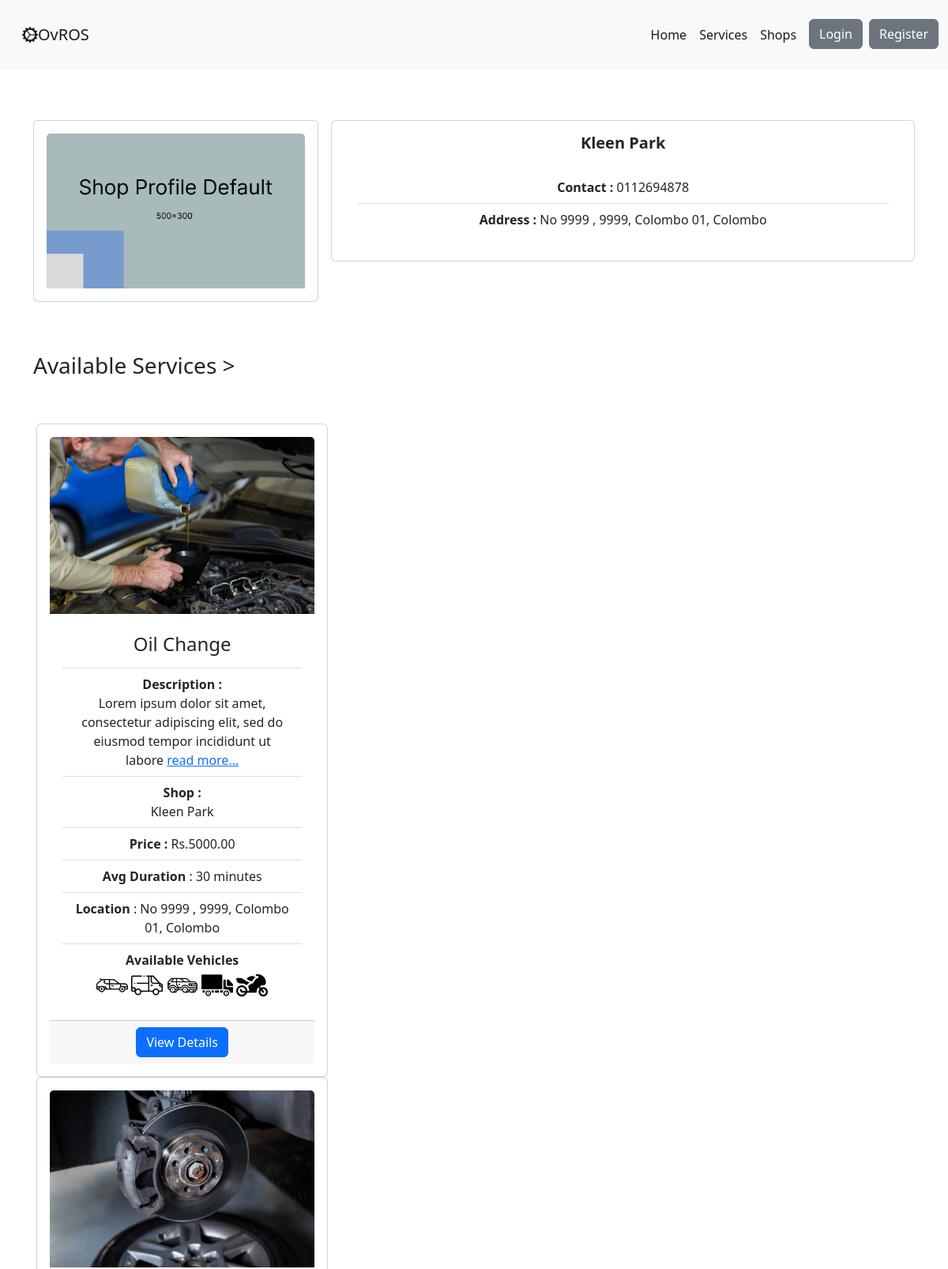
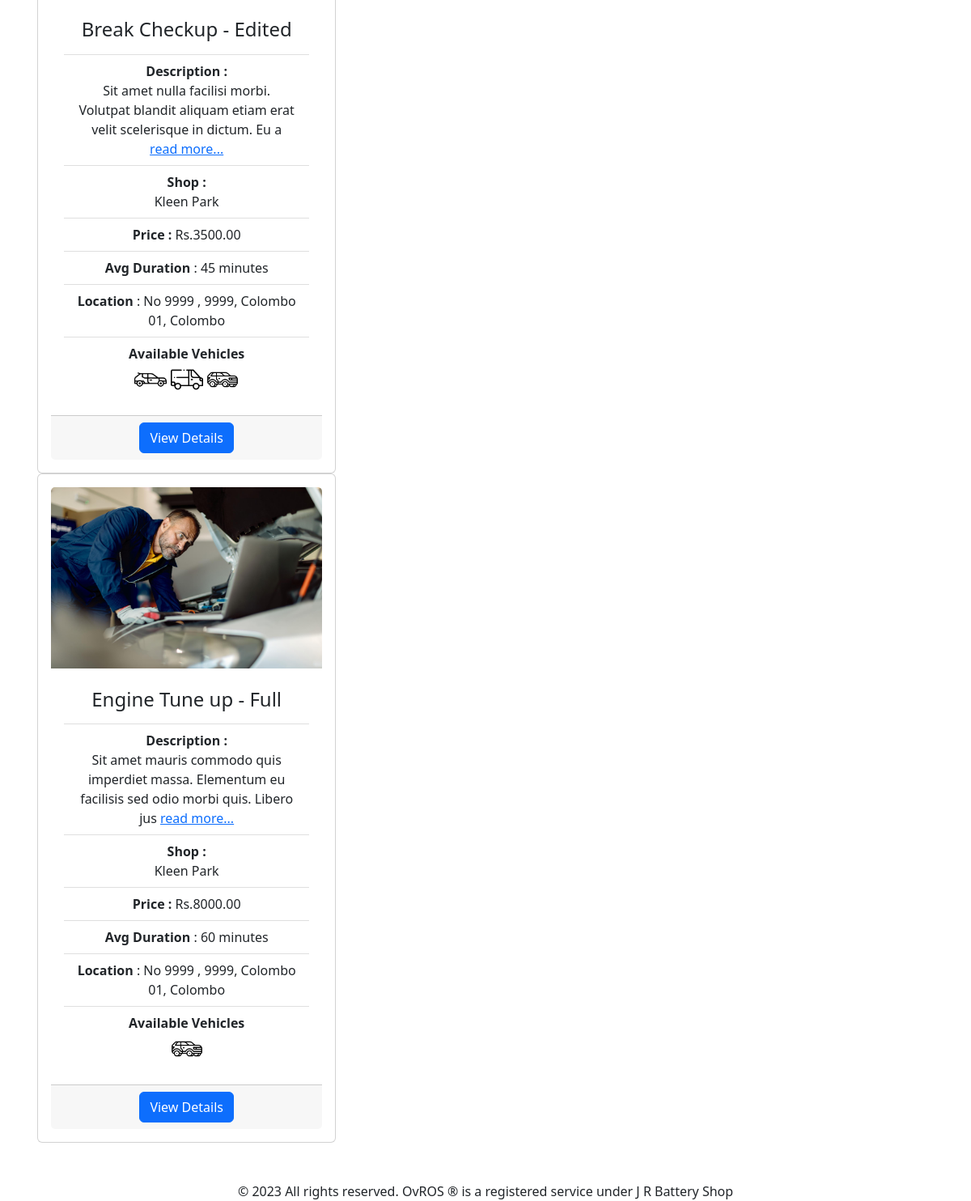
Page /shops/2 on the earlier database version (2 pictures, top to bottom).
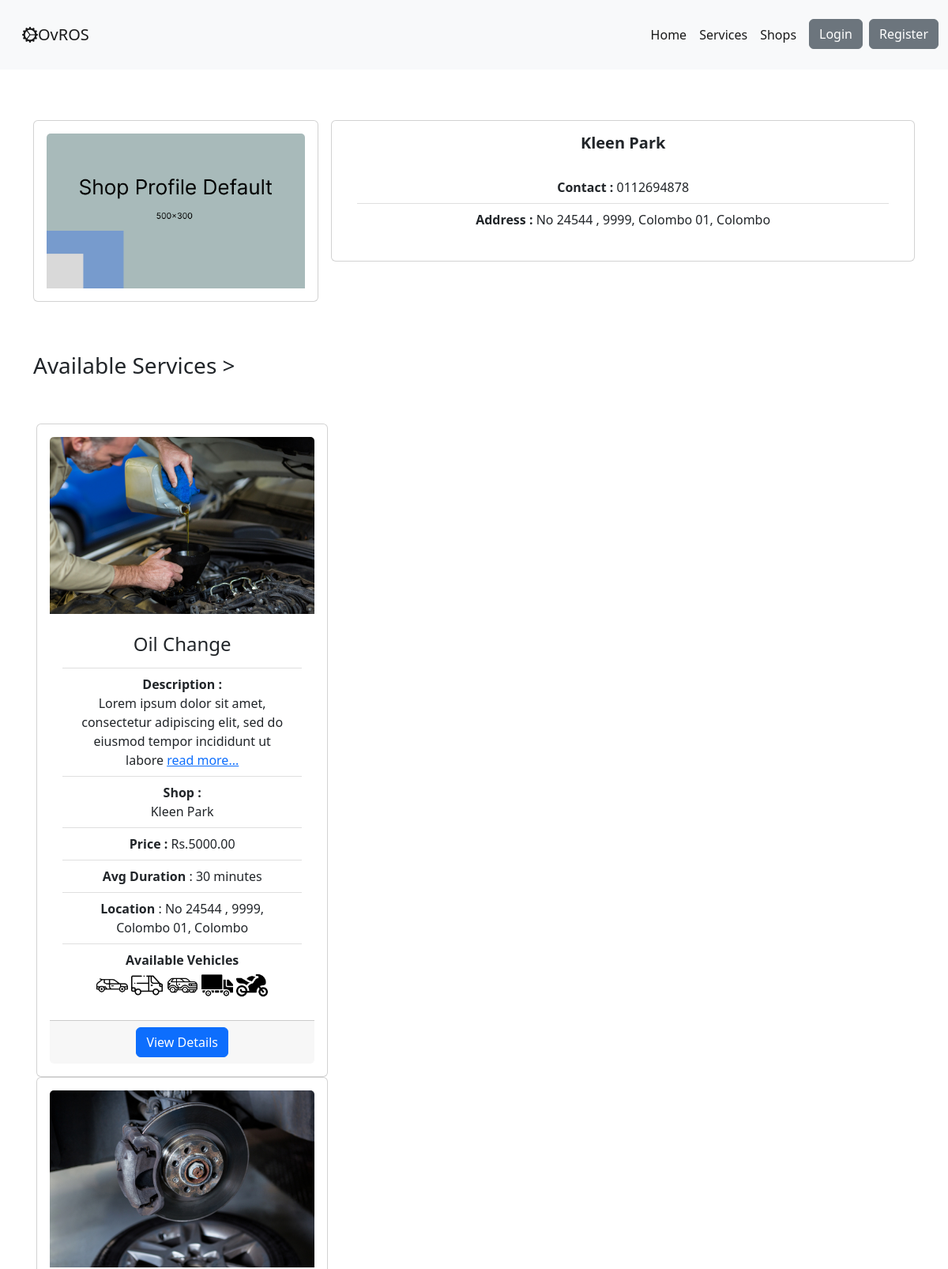
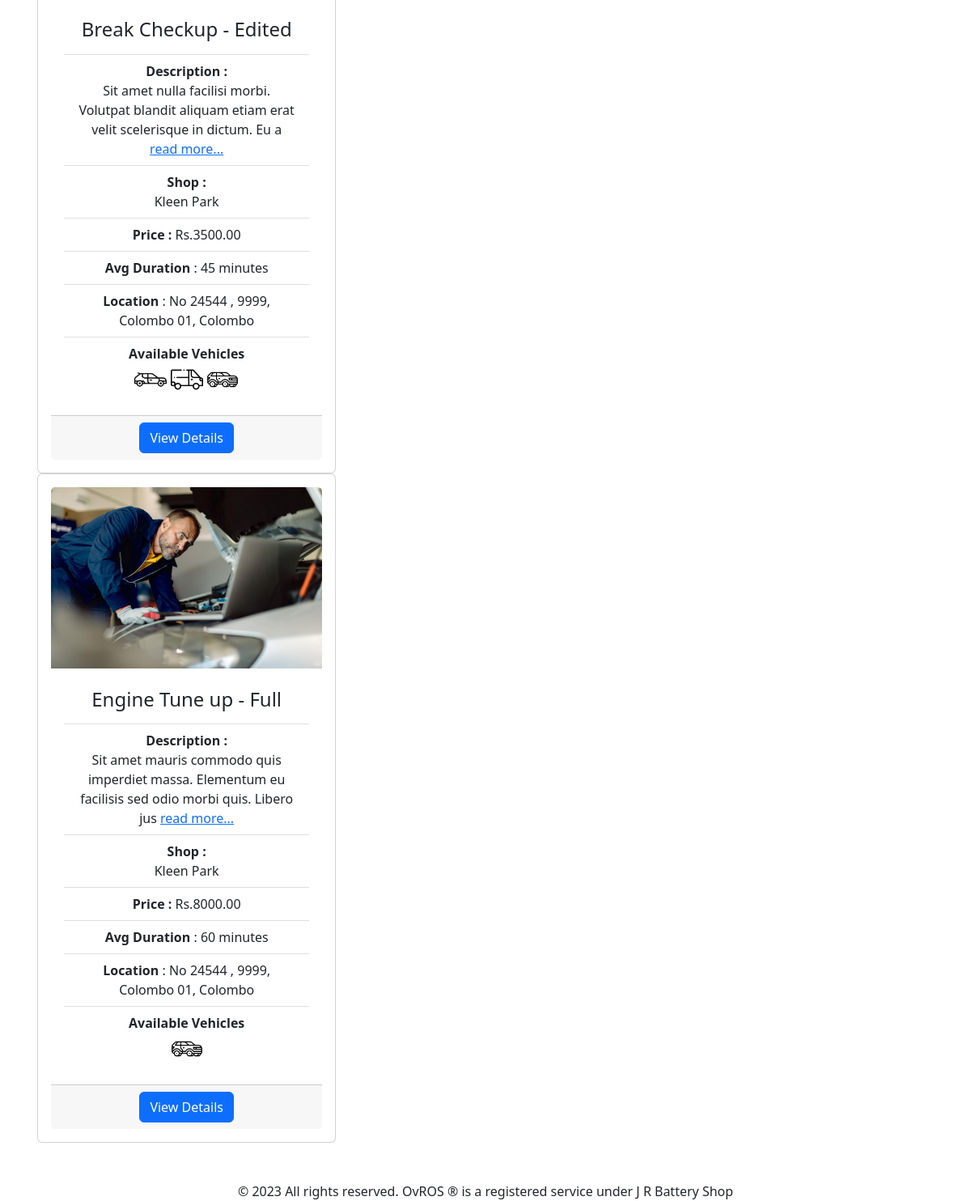
Same page on the later database version (2 pictures, top to bottom).
### ovros_user_module/models.py (models this page shows, shortened)
class ShopProfile(models.Model):
    user = models.OneToOneField(settings.AUTH_USER_MODEL, on_delete=models.CASCADE)
    user_role = models.CharField('Type', max_length=40, choices=Types.choices, default=Types.USER_SHOP)
    shop_name = models.CharField(max_length=100, help_text="Service Shop name")
    shop_profile_img = models.ImageField(upload_to='shops/profile_images', null=True, blank=True,
                                         default="shops/shop_profile_default.jpg")
    shop_address_no = models.CharField(
        max_length=200,
        help_text="Service Shop address Number",
    )
    shop_address_street = models.CharField(
        max_length=200,
        help_text="Service Shop address street",
    )
    shop_address_city = models.CharField(
        choices=DISTRICTS_CITY,
        max_length=200,
        help_text="Service Shop address city",
    )
    shop_address_district = models.CharField(
        choices=DISTRICTS,
        max_length=200,
        help_text="Service Shop address district",
    )
    shop_contact = models.CharField(max_length=10, help_text="eg: 07xxxxxxxx")
    shop_email = models.CharField(max_length=100, help_text="shop email address", blank=True)
    def get_full_address(self):
        return f'No {self.shop_address_no} , ' \
               f'{self.shop_address_street}, ' \
               f'{self.shop_address_city}, ' \
               f'{self.shop_address_district}'

### ovros_service_module/models.py (models this page shows, shortened)
class Service(models.Model):
    shop = models.ForeignKey(to=ShopProfile, on_delete=models.CASCADE)
    service_name = models.CharField(max_length=100)
    service_image = models.ImageField(upload_to='images/service_img', blank=True)
    service_description = models.CharField(max_length=500, default='', blank=True)
    service_price = models.DecimalField(max_digits=10, decimal_places=2)
    service_duration = models.CharField(max_length=5)
    is_for_car = models.BooleanField(verbose_name="Available for car", default=False)
    is_for_van = models.BooleanField(verbose_name="Available for van", default=False)
    is_for_suv = models.BooleanField(verbose_name="Available for suv", default=False)
    is_for_lorry = models.BooleanField(verbose_name="Available for lorry", default=False)
    is_for_bike = models.BooleanField(verbose_name="Available for bike", default=False)
    is_for_long_vehicle = models.BooleanField(verbose_name="Available for bike", default=False)
    service_availability = models.BooleanField(
        verbose_name="Service availability",
        default=False,
        help_text="is service available currently"
    )
    date_created = models.DateField(auto_now_add=True)
    date_updated = models.DateField(auto_now=True)

### ovros_home/views.py (the view)
# urls.py: path('shops/<int:shop_id>', shop_detail, name='shop_detail'),
def shop_detail(request, shop_id):
    shop_d = ShopProfile.objects.get(id=shop_id)
    shop_services = Service.objects.filter(shop=shop_id)
    return render(request, "shops/shop_detail.html", {
        "profile": shop_d,
        "shop_services": shop_services
    })

### ovros_user_module/context_processors.py (called while the page is built)
def profile_data(request):
    return {'profile_data': ProfileData(request)}

### templates/shops/shop_detail.html (shortened to what this page needs)
{% extends 'base.html' %}
{% load static %}
{% load crispy_forms_tags %}
{% block content %}
    <div class="container">
        <div class="row my-5 g-3">
            <div class="col-12 col-md-6 col-lg-4">
                <div class="card">
                    <div class="card-body text-center">
                        <img src="{{ profile.shop_profile_img.url }}" class="card-img-top"
                             alt="shop_profile_img">
                    </div>
                </div>
            </div>
            <div class="col-12 col-md-6 col-lg-8">
                <div class="card">
                    <div class="card-body text-center">
                        <h5 class="card-title"><strong>{{ profile.shop_name }}</strong></h5>
                        <div class="card-body ">
                            <div class="list-group">
                                <ul class="list-group list-group-flush">
                                    <li class="list-group-item"><strong>Contact : </strong>{{ profile.shop_contact }}
                                    </li>
                                    <li class="list-group-item"><strong>Address : </strong>
                                        {{ profile.get_full_address }}</li>
                                </ul>
                            </div>
                        </div>
                    </div>
                </div>
            </div>
        </div>
        <div class="row my-5 g-3">
            <h3>Available Services ></h3>
        </div>
        <div class="row my-5 g-3">
            <div class="container">
            {% if shop_services.count == 0 %}
                No services yet
                {% else %}
                {% for service in shop_services %}
                    <div class="col-12 col-md-6 col-lg-4">
                        <div class="card">
                            <div class="card-body text-center">
                                {% if service.service_image is None %}
                                    <img src="{% static 'images/service_vector.jpg' %}" class="card-img-top"
                                         alt="...">
                                {% else %}
                                    <img src="{{ service.service_image.url }}" class="card-img-top" alt="...">
                                {% endif %}
                                <div class="card-body">
                                    <div class="list-group">
                                        <ul class="list-group list-group-flush">
                                            <li class="list-group-item">
                                                <h4>{{ service.service_name }}</h4>
                                            </li>
                                            <li class="list-group-item">
                                                <strong>Description :</strong><br>
                                                {{ service.service_description  | slice:":100" }} <a
                                                    href="{% url 'service_detail' service.id %}">read more...</a></li>
                                            <li class="list-group-item">
                                                <strong>Shop :</strong><br>
                                                {{ service.shop.shop_name }}</li>
                                            <li class="list-group-item"><strong>Price
                                                : </strong><span>Rs.</span>{{ service.service_price }}</li>
                                            <li class="list-group-item"><strong>Avg Duration </strong>
                                                : {{ service.service_duration }} minutes
                                            </li>
                                            <li class="list-group-item"><strong>Location </strong>
                                                : {{ service.shop.get_full_address }}
                                            </li>
                                            <li class="list-group-item"><strong>Available Vehicles </strong>
                                                <div>
                                                    {% if service.is_for_car %}
                                                        <img height="40px" width="40px"
                                                             src="{% static 'icons/car_icon.png' %}">
                                                    {% endif %}
                                                    {% if service.is_for_van %}
                                                        <img height="40px" width="40px" class="bi"
                                                             src="{% static 'icons/van_icon.png' %}">
                                                    {% endif %}
                                                    {% if service.is_for_suv %}
                                                        <img height="40px" width="40px" class="bi"
                                                             src="{% static 'icons/suv_icon.png' %}">
                                                    {% endif %}
                                                    {% if service.is_for_lorry %}
                                                        <img height="40px" width="40px" class="bi"
                                                             src="{% static 'icons/lorry_icon.png' %}">
                                                    {% endif %}
                                                    {% if service.is_for_bike %}
                                                        <img height="40px" width="40px" class="bi"
                                                             src="{% static 'icons/bike_icon.png' %}">
                                                    {% endif %}
                                                </div>
                                            </li>
                                        </ul>
                                    </div>
                                </div>
                                <div class="card-footer">
                                    <a href="{% url 'service_detail' service.id %}" class="btn btn-primary ">View
                                        Details</a>
                                </div>
                            </div>
                        </div>
                    </div>
                {% endfor %}
            {% endif %}
            </div>
        </div>
    </div>
{% endblock %}

### templates/base.html (shortened to what this page needs)
{% load static %}
<!DOCTYPE html>
<html lang="en">
<head>
    <link href="https://cdn.jsdelivr.net/npm/bootstrap@5.2.3/dist/css/bootstrap.min.css" rel="stylesheet"
>
    <link rel="stylesheet" href="https://cdn.jsdelivr.net/npm/bootstrap-icons@1.10.2/font/bootstrap-icons.css">
    <link rel="stylesheet" href="/css/style.css" type="text/css">
</head>
<body>
{% include 'home/navbar.html' %}
{% block content %}
{% endblock %}
<footer>
    <div class="container text-center mt-3">
            © 2023 All rights reserved. OvROS ® is a registered service under J R Battery Shop
    </div>
</footer>
</body>
</html>

### templates/home/navbar.html (shortened to what this page needs)
{% load static %}
{% block main_navbar %}
    <nav class="navbar navbar-expand-lg bg-light">
        <div class="container-fluid">
            <a class="navbar-brand my-3 mx-3" href="{% url 'home' %}"><i class="bi bi-gear-wide-connected"></i>OvROS</a>
            <div class="collapse navbar-collapse" id="navbar-main">
                <ul class="navbar-nav justify-content-end ms-auto mb-2 mb-lg-0">
                    <li class="nav-item">
                        <a class="nav-link active" aria-current="page" href="{% url 'home' %}">Home</a>
                    </li>
                    <li class="nav-item">
                        <a class="nav-link active" href="{% url 'services' %}">Services</a>
                    </li>
                    <li class="nav-item">
                        <a class="nav-link active" href="{% url 'shops' %}">Shops</a>
                    </li>
                    {% if not request.user.is_authenticated %}
                        <li class="nav-item ms-2 d-none d-md-inline">
                            <a href="{% url 'login' %}" class="btn btn-secondary">Login</a>
                        </li>
                    {% endif %}
                    {% if not request.user.is_authenticated %}
                        <li class="nav-item ms-2 d-none d-md-inline">
                            <a href="{% url 'register' %}" class="btn btn-secondary">Register</a>
                        </li>
                    {% endif %}
                </ul>
            </div>
        </div>
    </nav>
{% endblock %}

Differences in the rows shown:
changed ShopProfile "Kleen Park": get_full_address "No 9999 , 9999, Colombo 01, Colombo" → "No 24544 , 9999, Colombo 01, Colombo"
changed through a linked row, Service "Oil Change": shop.get_full_address "No 9999 , 9999, Colombo 01, Colombo" → "No 24544 , 9999, Colombo 01, Colombo"
changed through a linked row, Service "Break Checkup - Edited": shop.get_full_address "No 9999 , 9999, Colombo 01, Colombo" → "No 24544 , 9999, Colombo 01, Colombo"
changed through a linked row, Service "Engine Tune up - Full": shop.get_full_address "No 9999 , 9999, Colombo 01, Colombo" → "No 24544 , 9999, Colombo 01, Colombo"
